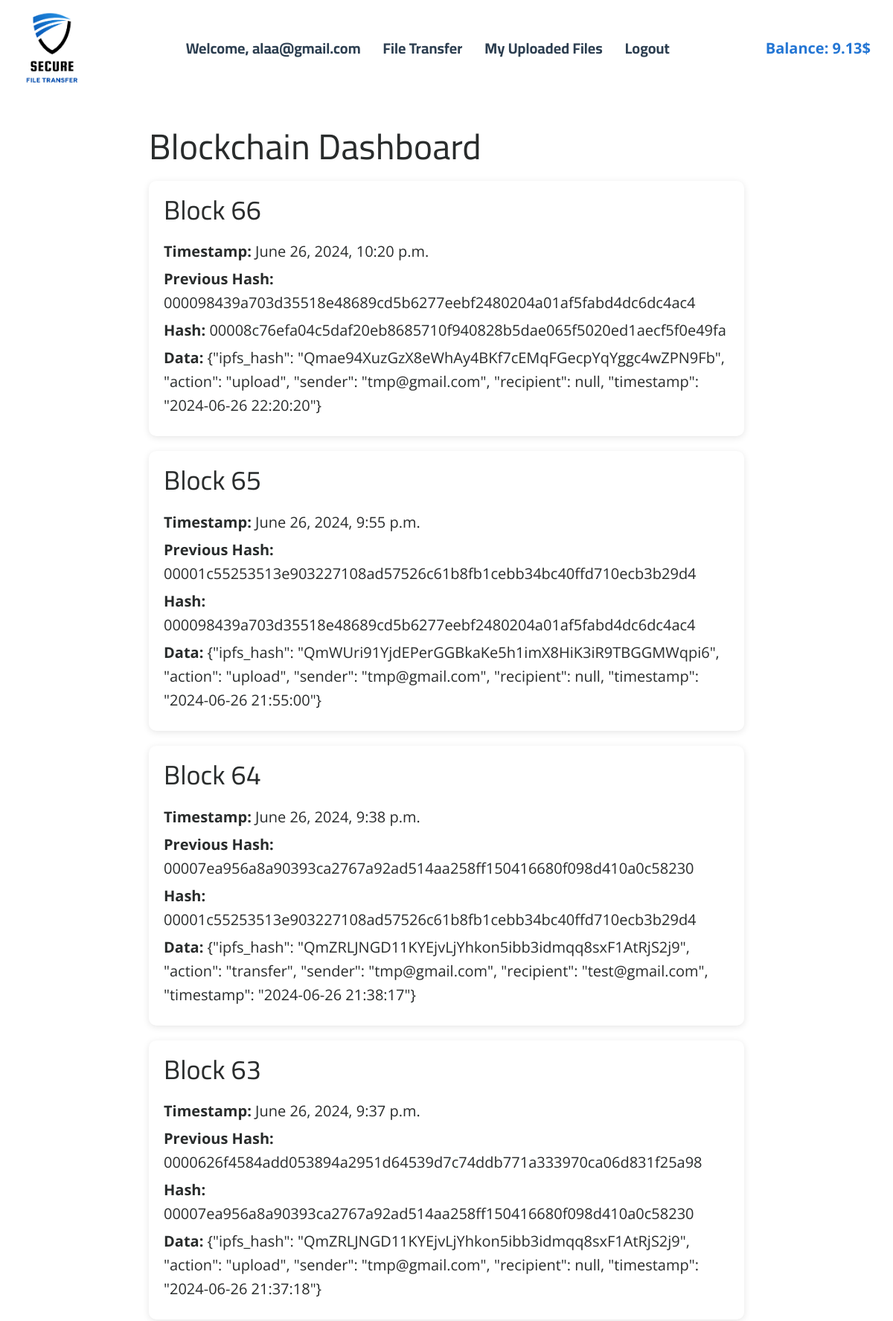
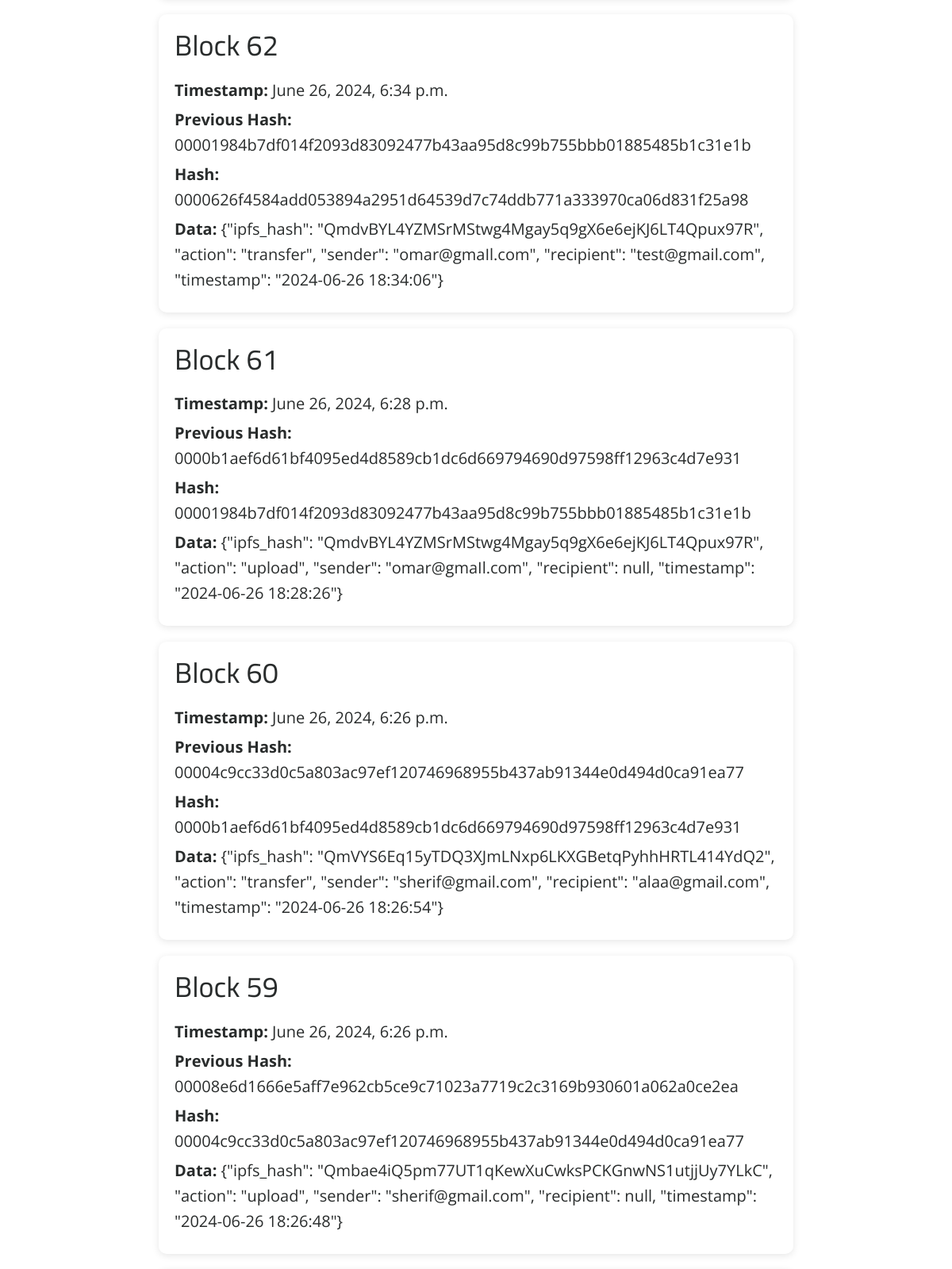
The page /dashboard/ (signed in, upper part) on the database its author committed (2 pictures, top to bottom).
### secure_file_transfer/models.py (models this page shows, shortened)
class Wallet(models.Model):
    owner = models.OneToOneField(User, on_delete=models.CASCADE)
    balance = models.DecimalField(max_digits=10, decimal_places=2, default=0.00)

class Blockchain(models.Model):
    block_number = models.IntegerField()
    timestamp = models.DateTimeField(auto_now_add=True)
    previous_hash = models.CharField(max_length=64)
    hash = models.CharField(max_length=64)
    data = models.TextField()
    nonce = models.IntegerField(default=0)

### secure_file_transfer/decorators.py (the view)
    def wrapper(request, *args, **kwargs):
        if 'user_id' not in request.session:
            return redirect('/login')
        return view_func(request, *args, **kwargs)

### secure_file_transfer/views.py (called while the page is built)
@custom_login_required
def dashboard(request):
    user = User.objects.get(id=request.session['user_id'])
    wallet, created = Wallet.objects.get_or_create(owner=user)  # Ensure the user has a wallet
    blocks = Blockchain.objects.all().order_by('-block_number')
    return render(request, 'dashboard.html', {'blocks': blocks, 'wallet_balance': wallet.balance})

### templates/dashboard.html (shortened to what this page needs)
{% extends 'base.html' %}
{% block content %}
<section class="dashboard-section">
    <div class="container">
        <h1>Blockchain Dashboard</h1>
        <div class="blockchain-data">
            {% for block in blocks %}
                <div class="block">
                    <h2>Block {{ block.block_number }}</h2>
                    <p><strong>Timestamp:</strong> {{ block.timestamp }}</p>
                    <p><strong>Previous Hash:</strong> {{ block.previous_hash }}</p>
                    <p><strong>Hash:</strong> {{ block.hash }}</p>
                    <p><strong>Data:</strong> {{ block.data }}</p>
                </div>
            {% endfor %}
        </div>
    </div>
</section>
{% endblock %}

### templates/base.html (shortened to what this page needs)
<!DOCTYPE html>
<html lang="en" style="font-size: 16px;">
<head>
    {% load static %}
    <link rel="stylesheet" href="{% static 'css/nicepage.css' %}" media="screen">
    <link rel="stylesheet" href="{% static 'css/Home.css' %}" media="screen">
</head>
<body class="u-body u-xl-mode" data-path-to-root="./" data-include-products="false" data-lang="en">
<header class="u-clearfix u-header u-header" id="sec-d5ff">
    <div class="u-clearfix u-sheet u-sheet-1" style="display: flex; justify-content: space-between; align-items: center;">
        <a href="/" class="u-image u-logo u-image-1">
            <img src="{% static 'images/Secure.png' %}" class="u-logo-image u-logo-image-1" style="width: 80px;height: 110px;">
        </a>
        {% if request.session.user_email %}
            <span class="u-menu-link"><b>Welcome, {{ request.session.user_email }}</b></span>
            <a href="{% url 'file_transfer' %}" class="u-menu-link"><b>File Transfer</b></a>
            <a href="{% url 'files' %}" class="u-menu-link"><b>My Uploaded Files</b></a>
            <a href="{% url 'logout' %}" class="u-menu-link"><b>Logout</b></a>
            <span class="wallet-balance">Balance: {{ wallet_balance }}$</span>
        {% else %}
            <a href="{% url 'login' %}" class="u-menu-link"><b>Login</b></a>
            <a href="{% url 'register' %}" class="u-menu-link"><b>Register</b></a>
        {% endif %}
    </div>
</header>
<div class="main-content">
    {% block content %}
    {% endblock %}
</div>
</body>
</html>

### templates/base.html (style rules this page uses)
.u-menu-link { text-decoration: none; font-weight: normal; transition: color 0.3s, border-bottom 0.3s; position: relative; color: #2c3e50; font-family: 'Cairo', sans-serif; font-size: 1em; margin: 0 15px; }
.u-menu-link::after { content: ''; display: block; width: 0; height: 2px; background: #12adef; transition: width 0.3s; position: absolute; left: 50%; bottom: -5px; transform: translateX(-50%); }
h1, h2, h3, h4, h5, h6 { font-family: 'Cairo', sans-serif; }
body { font-size: 20px !important; font-family: 'Cairo', sans-serif; display: flex; flex-direction: column; min-height: 100vh; margin: 0; }
.u-header { background-color: white; color: #2c3e50; padding: 10px 0; }
.u-logo-image { width: 100%; }
.u-logo { width: 150px; margin-top: 0; }
.main-content { flex: 1; }
.wallet-balance { color: #2476d4; font-weight: bold; margin-left: 10%; }

### templates/dashboard.html (style rules this page uses)
.dashboard-section { padding: 20px; }
.container { max-width: 800px; margin: auto; }
.block { background-color: white; padding: 20px; margin-bottom: 20px; border-radius: 10px; box-shadow: 0 2px 10px rgba(0, 0, 0, 0.1); }
.block h2 { margin-top: 0; }
.block p { margin: 5px 0; }

### rows shown on the page
Wallet: balance "9.13"
Blockchain: block_number "66", timestamp "June 26, 2024, 10:20 p.m.", previous_hash "000098439a703d35518e48689cd5b6277eebf2480204a01af5fabd4dc6dc4ac4", hash "00008c76efa04c5daf20eb8685710f940828b5dae065f5020ed1aecf5f0e49fa", data "{\"ipfs_hash\": \"Qmae94XuzGzX8eWhAy4BKf7cEMqFGecpYqYggc4wZPN9Fb\", \"action\": \"upload\", \"sender\": \"tmp@gmail.com\", \"recipient\": null, \"timestamp\": \"2024-06-26 22:20:20\"}"
Blockchain: block_number "65", timestamp "June 26, 2024, 9:55 p.m.", previous_hash "00001c55253513e903227108ad57526c61b8fb1cebb34bc40ffd710ecb3b29d4", hash "000098439a703d35518e48689cd5b6277eebf2480204a01af5fabd4dc6dc4ac4", data "{\"ipfs_hash\": \"QmWUri91YjdEPerGGBkaKe5h1imX8HiK3iR9TBGGMWqpi6\", \"action\": \"upload\", \"sender\": \"tmp@gmail.com\", \"recipient\": null, \"timestamp\": \"2024-06-26 21:55:00\"}"
Blockchain: block_number "64", timestamp "June 26, 2024, 9:38 p.m.", previous_hash "00007ea956a8a90393ca2767a92ad514aa258ff150416680f098d410a0c58230", hash "00001c55253513e903227108ad57526c61b8fb1cebb34bc40ffd710ecb3b29d4", data "{\"ipfs_hash\": \"QmZRLJNGD11KYEjvLjYhkon5ibb3idmqq8sxF1AtRjS2j9\", \"action\": \"transfer\", \"sender\": \"tmp@gmail.com\", \"recipient\": \"test@gmail.com\", \"timestamp\": \"2024-06-26 21:38:17\"}"
Blockchain: block_number "63", timestamp "June 26, 2024, 9:37 p.m.", previous_hash "0000626f4584add053894a2951d64539d7c74ddb771a333970ca06d831f25a98", hash "00007ea956a8a90393ca2767a92ad514aa258ff150416680f098d410a0c58230", data "{\"ipfs_hash\": \"QmZRLJNGD11KYEjvLjYhkon5ibb3idmqq8sxF1AtRjS2j9\", \"action\": \"upload\", \"sender\": \"tmp@gmail.com\", \"recipient\": null, \"timestamp\": \"2024-06-26 21:37:18\"}"
Blockchain: block_number "62", timestamp "June 26, 2024, 6:34 p.m.", previous_hash "00001984b7df014f2093d83092477b43aa95d8c99b755bbb01885485b1c31e1b", hash "0000626f4584add053894a2951d64539d7c74ddb771a333970ca06d831f25a98", data "{\"ipfs_hash\": \"QmdvBYL4YZMSrMStwg4Mgay5q9gX6e6ejKJ6LT4Qpux97R\", \"action\": \"transfer\", \"sender\": \"omar@gmaIl.com\", \"recipient\": \"test@gmail.com\", \"timestamp\": \"2024-06-26 18:34:06\"}"
Blockchain: block_number "61", timestamp "June 26, 2024, 6:28 p.m.", previous_hash "0000b1aef6d61bf4095ed4d8589cb1dc6d669794690d97598ff12963c4d7e931", hash "00001984b7df014f2093d83092477b43aa95d8c99b755bbb01885485b1c31e1b", data "{\"ipfs_hash\": \"QmdvBYL4YZMSrMStwg4Mgay5q9gX6e6ejKJ6LT4Qpux97R\", \"action\": \"upload\", \"sender\": \"omar@gmaIl.com\", \"recipient\": null, \"timestamp\": \"2024-06-26 18:28:26\"}"
Blockchain: block_number "60", timestamp "June 26, 2024, 6:26 p.m.", previous_hash "00004c9cc33d0c5a803ac97ef120746968955b437ab91344e0d494d0ca91ea77", hash "0000b1aef6d61bf4095ed4d8589cb1dc6d669794690d97598ff12963c4d7e931", data "{\"ipfs_hash\": \"QmVYS6Eq15yTDQ3XJmLNxp6LKXGBetqPyhhHRTL414YdQ2\", \"action\": \"transfer\", \"sender\": \"sherif@gmail.com\", \"recipient\": \"alaa@gmail.com\", \"timestamp\": \"2024-06-26 18:26:54\"}"
Blockchain: block_number "59", timestamp "June 26, 2024, 6:26 p.m.", previous_hash "00008e6d1666e5aff7e962cb5ce9c71023a7719c2c3169b930601a062a0ce2ea", hash "00004c9cc33d0c5a803ac97ef120746968955b437ab91344e0d494d0ca91ea77", data "{\"ipfs_hash\": \"Qmbae4iQ5pm77UT1qKewXuCwksPCKGnwNS1utjjUy7YLkC\", \"action\": \"upload\", \"sender\": \"sherif@gmail.com\", \"recipient\": null, \"timestamp\": \"2024-06-26 18:26:48\"}"

### other values the page prints
{{ request.session.user_email }} "alaa@gmail.com"
